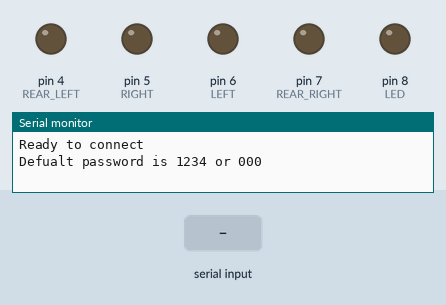
A sketch run on a simulated Arduino Uno, built with avr-gcc and run on an emulated ATmega328P. On the bench: output pins drawn as LEDs (lit = HIGH), the last lines printed to the serial monitor. The test bench sets the inputs (shaded band).

Above: at 1.2 s.
1.3 s: "1" received over the second serial link
At 1.7 s:
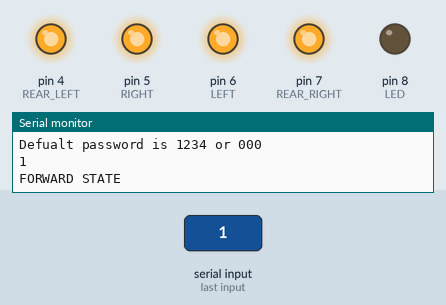
2.8 s: "0" received over the second serial link
At 4.0 s:
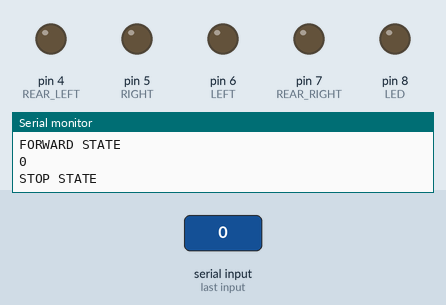
4.3 s: "2" received over the second serial link
At 5.1 s:
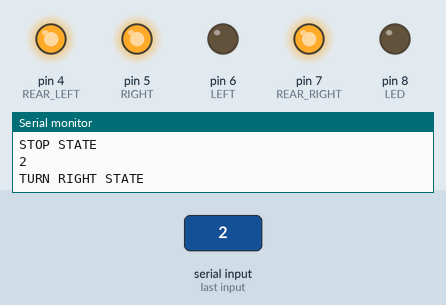
Timing chart, 0 to 7.3 s (numbered marks = the images above; inputs shaded):
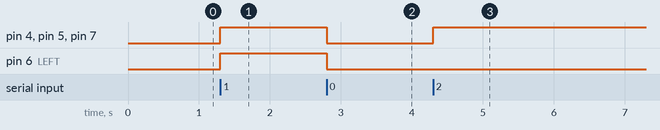

Measured:
- after the input at 1.3 s, pin 4 (REAR_LEFT), pin 5 (RIGHT), pin 6 (LEFT), pin 7 (REAR_RIGHT): LOW → HIGH at once
- after the input at 2.8 s, pin 4 (REAR_LEFT), pin 5 (RIGHT), pin 6 (LEFT), pin 7 (REAR_RIGHT): HIGH → LOW at once
- after the input at 4.3 s, pin 4 (REAR_LEFT), pin 5 (RIGHT), pin 7 (REAR_RIGHT): LOW → HIGH at once

The sketch:

BluetoothConnectTest.ino
```cpp
/*
HC05 - Bluetooth AT-Command mode
modified on 10 Feb 2019
by Saeed Hosseini
https://electropeak.com/learn/
*/
#include <SoftwareSerial.h>

SoftwareSerial hc05Serial(10, 11); // RX | TX

int flag = 0;
int LED = 8;
int REAR_LEFT = 4;
int REAR_RIGHT = 7;
int RIGHT = 5;
int LEFT = 6;
const int carStop = 0;
const int goForward = 1;
const int turnRight = 2;
const int turnLeft = 3;
int serialInput = 0;
int prevInput = 0;
char state = 0;

void setup()
{
 Serial.begin(9600);
  while (!Serial);

 hc05Serial.begin(9600);
 pinMode(LED, OUTPUT);
 pinMode(REAR_LEFT, OUTPUT);
 pinMode(REAR_RIGHT, OUTPUT);
 pinMode(LEFT, OUTPUT);
 pinMode(RIGHT, OUTPUT);
 Serial.println("Ready to connect\nDefualt password is 1234 or 000");
}

void loop()
{
  if(hc05Serial.available())
  {
    state = hc05Serial.read();
    Serial.println(state);

    switch(state)
    {
      case '0':
        stopCar();
        break;

      case '1':
        forward();
        break;

      case '2':
        right();
        break;

      case '3':
        left();
        break;

      default:
        Serial.print("received unexpected state value ");
        Serial.println(state);
        break;
    }
  }
}

void stopCar()
{
  Serial.println("STOP STATE");
  digitalWrite(REAR_LEFT, LOW);
  digitalWrite(REAR_RIGHT, LOW);
  digitalWrite(RIGHT, LOW);
  digitalWrite(LEFT, LOW);
}
void forward()
{
  Serial.println("FORWARD STATE");
  digitalWrite(REAR_LEFT, HIGH);
  digitalWrite(REAR_RIGHT, HIGH);
  digitalWrite(RIGHT, HIGH);
  digitalWrite(LEFT, HIGH);
}

void right()
{
  Serial.println("TURN RIGHT STATE");
  digitalWrite(REAR_LEFT, HIGH);
  digitalWrite(REAR_RIGHT, HIGH);
  digitalWrite(RIGHT, HIGH);
  for (int time = 0; time > 10; time++)
  {
    digitalWrite(LEFT, LOW);
    delayMicroseconds(100);
  }
}

void left()
{
  Serial.println("TURN LEFT STATE");
  digitalWrite(REAR_LEFT, HIGH);
  digitalWrite(REAR_RIGHT, HIGH);
  digitalWrite(LEFT, HIGH);
  for (int time = 0; time > 10; time++)
  {
    digitalWrite(RIGHT, LOW);
    delayMicroseconds(100);
  }
}

void executeInst()
{
 switch (serialInput)
 {
  case carStop:
    stopCar();
    break;
  case goForward:
    forward();
    break;
   case turnRight:
    right();
    break;
   case turnLeft:
    left();
    break;
 }
}
```
